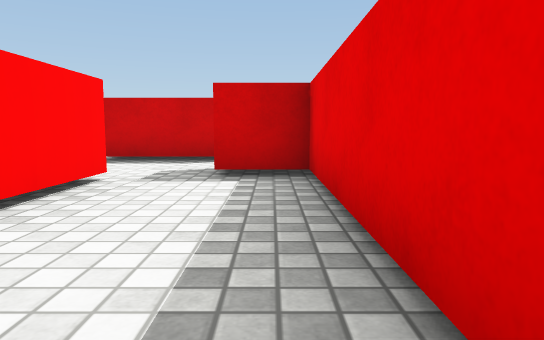
View 1 (above)

20 first-person views from a walk through a scene from a Unity 3-D project. The camera is 0.55 m above the floor, tilts 6° down and sees 70° across. The floor is counted in squares, 1 m on a side. Each view is taken from the middle of a square. On the plan, view 1 faces up. The plan holds only what a view shows up to about 10 squares ahead; the rest is blank. The place goes on beyond the plan. Surface patterns are stand-ins for the level's own textures.

View 2
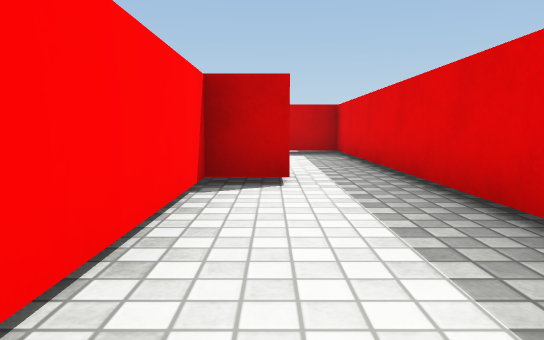

View 3
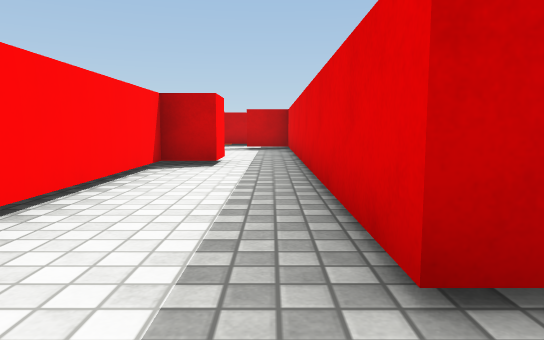

View 4
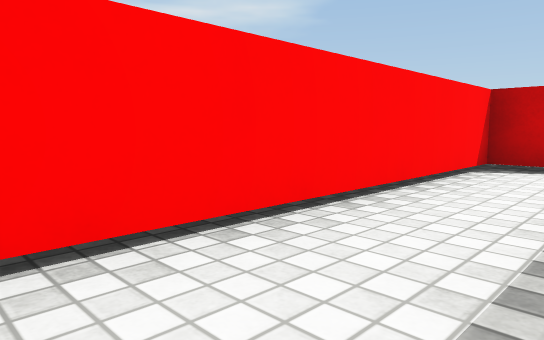

View 5
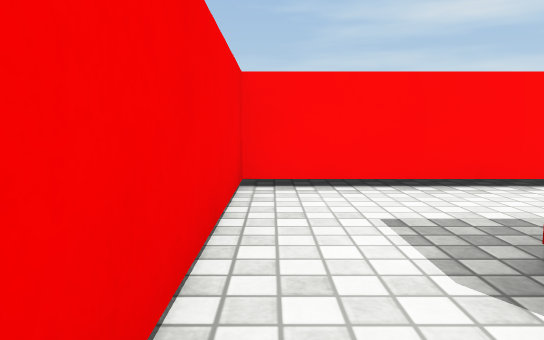

View 6
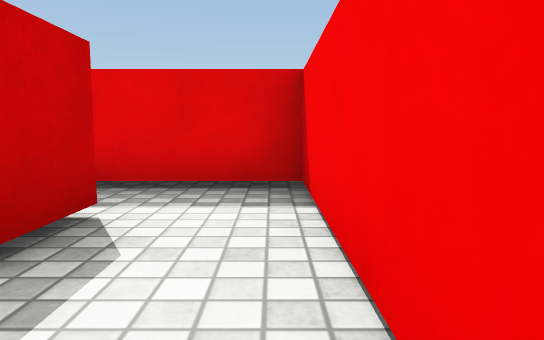

View 7
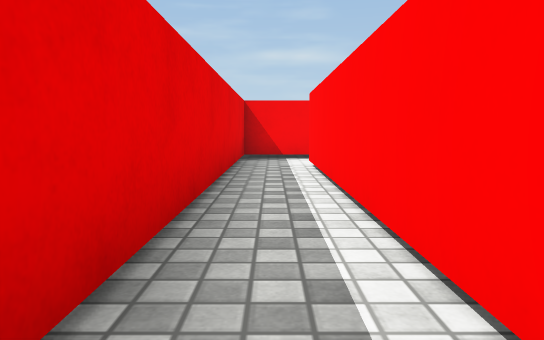

View 8
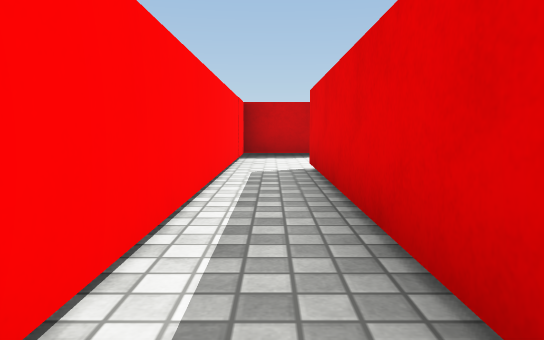

View 9
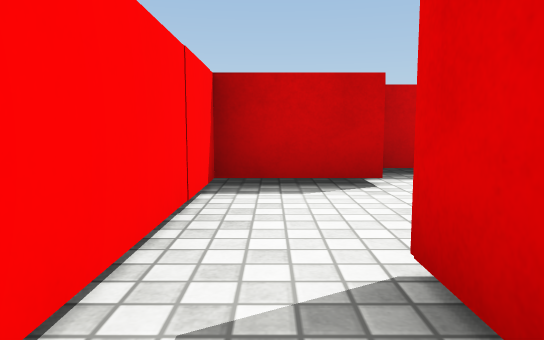

View 10
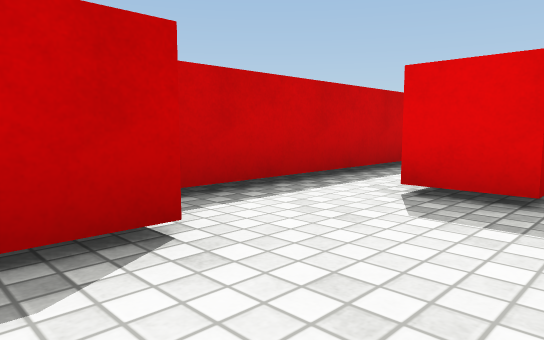

View 11
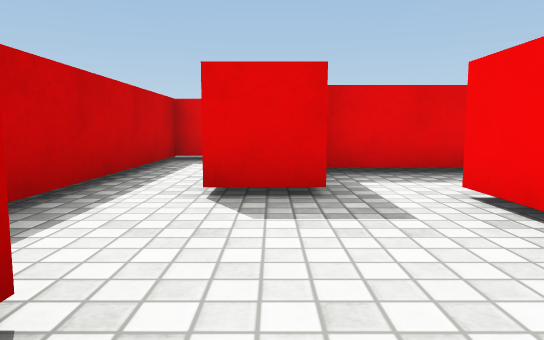

View 12
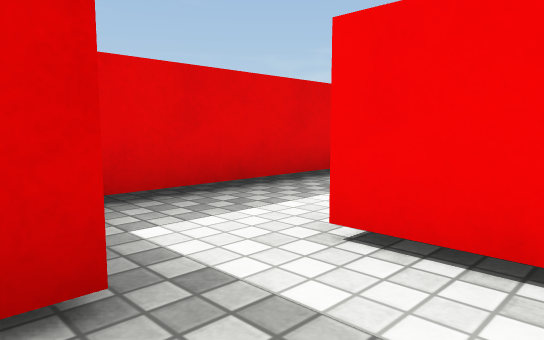

View 13
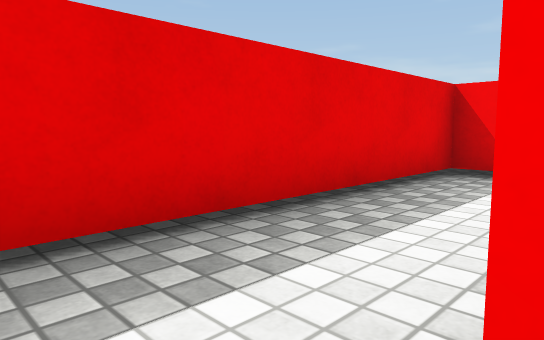

View 14
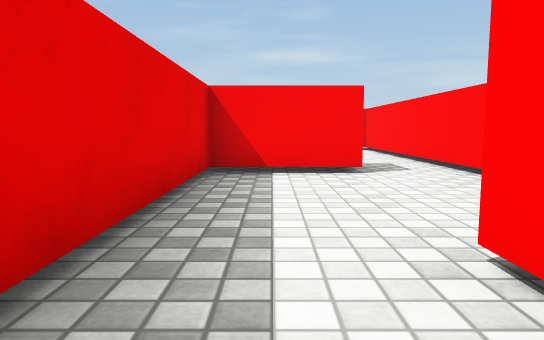

View 15
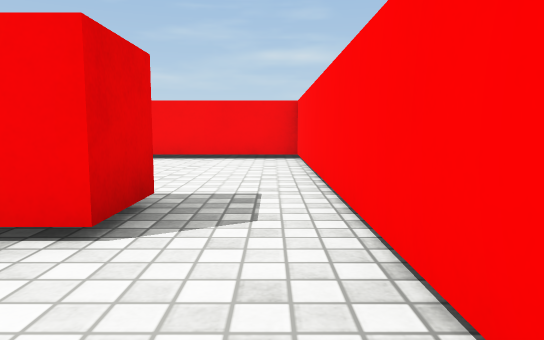

View 16
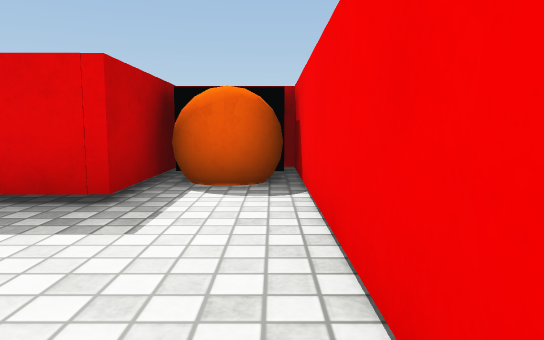

View 17
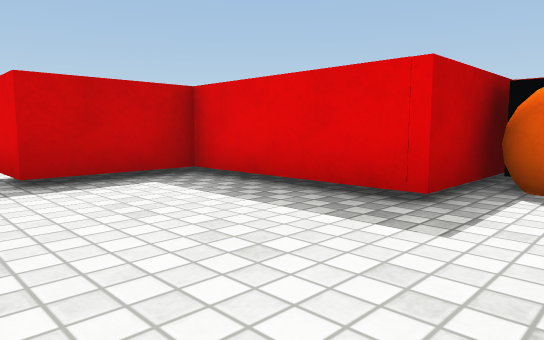

View 18
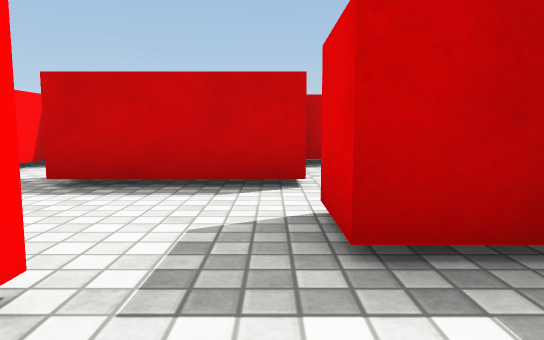

View 19
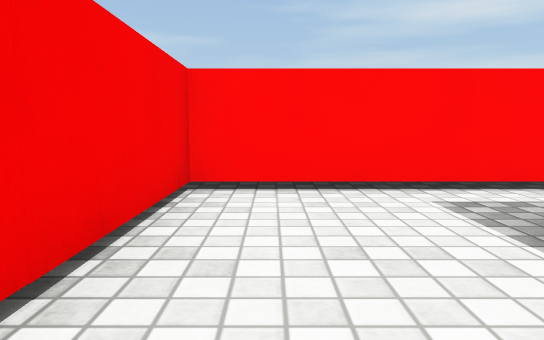

View 20
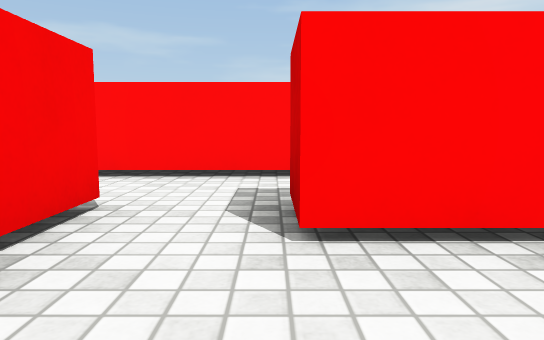

### Floor plan
Ten units are one square. View 1 is at (0, 0); x grows to the right and y downward. Boxes are objects, and circles mark ways between rooms. Rooms are numbered by the first view taken in them; rooms with no view inside come last. Other rooms are left out.
<svg viewBox="-50 -95 144 165">
<path fill="none" stroke="#000" d="M-17 1 -17 63 15 63M-28 -8 -16 -8M14 49 4 49 4 -42M-45 -22 -45 0M41 -34 52 -34M52 -29 52 -24M31 -57 14 -57 14 49M51 -45 51 -56M68 -24 68 -44M89 -61 89 -67 32 -67M15 63 25 63 25 -35M35 -4 35 6M49 8 68 8 68 -24M35 6 35 63 88 63M88 49 68 49 68 18 49 18 49 8M-45 -90 -45 -43 -21 -43"/>
<rect x="-35" y="-35" width="20" height="20" fill="#bbb"><title>red block</title></rect>
<rect x="-15" y="-15" width="10" height="20" fill="#bbb"><title>red block</title></rect>
<rect x="75" y="55" width="10" height="10" fill="#bbb"><title>other object</title></rect>
<rect x="-35" y="-85" width="20" height="20" fill="#bbb"><title>red block</title></rect>
<rect x="-25" y="-85" width="20" height="20" fill="#bbb"><title>red block</title></rect>
<rect x="-5" y="-55" width="10" height="10" fill="#bbb"><title>red block</title></rect>
<circle cx="10" cy="55" r="3" fill="#2a7"/>
<circle cx="-5" cy="-40" r="3" fill="#2a7"/>
<circle cx="60" cy="-30" r="3" fill="#2a7"/>
<circle cx="40" cy="15" r="3" fill="#2a7"/>
<text x="-10" y="10">1</text>
<text x="20" y="-20">2</text>
<text x="50" y="-10">3</text>
<text x="50" y="40">4</text>
<text x="0" y="-70">5</text>
</svg>
Room 1 opens to room 2. Room 1 opens to room 5. Room 2 opens to room 3. Room 3 opens to room 4.

Where each view was taken, in squares from view 1:
view 1: 0 up, 0 right, facing up
view 2: 4 down, 1 left, facing up
view 3: 6 down, 0 right, facing up
view 4: 6 down, 0 right, facing up-left
view 5: 6 down, 2 right, facing left
view 6: 6 down, 1 left, facing right
view 7: 1 up, 2 right, facing down
view 8: 2 down, 2 right, facing up
view 9: 2 up, 2 right, facing up
view 10: 4 up, 2 right, facing up-right
view 11: 5 up, 2 right, facing right
view 12: 5 up, 4 right, facing down-right
view 13: 4 up, 5 right, facing down-right
view 14: 4 up, 6 right, facing down
view 15: 1 up, 4 right, facing down
view 16: 6 down, 4 right, facing right
view 17: 6 down, 4 right, facing up-right
view 18: 3 up, 1 left, facing up
view 19: 5 up, 1 left, facing left
view 20: 2 up, 0 right, facing left
